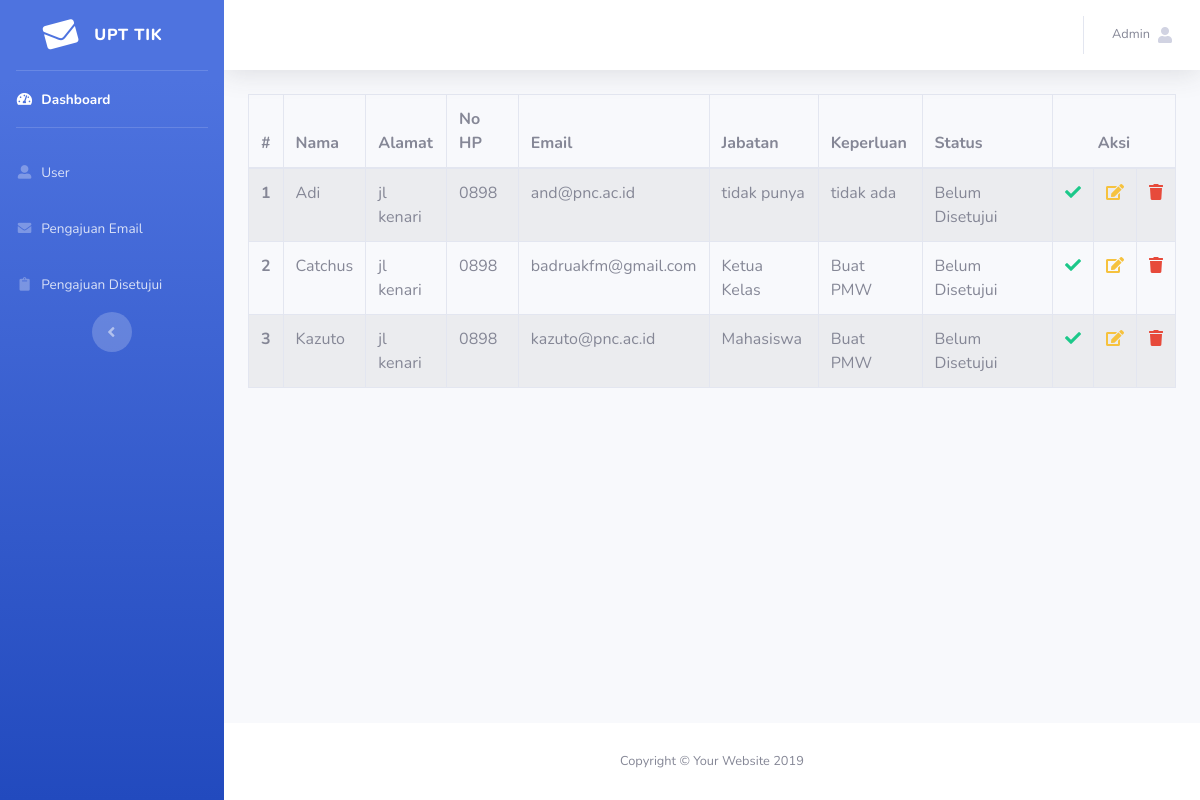
Page /admin/pengajuan/index.php on the committed database.
### tables this page shows
CREATE TABLE `pengajuan` (
  `id_pengajuan` int(11) NOT NULL AUTO_INCREMENT,
  `id_user` int(11) DEFAULT NULL,
  `nama` varchar(50) DEFAULT NULL,
  `alamat` text DEFAULT NULL,
  `no_hp` varchar(25) DEFAULT NULL,
  `email` varchar(25) DEFAULT NULL,
  `jabatan` varchar(25) DEFAULT NULL,
  `keperluan` text DEFAULT NULL,
  `status` varchar(20) DEFAULT NULL,
  PRIMARY KEY (`id_pengajuan`)
);

### DB.php (called while the page is built, shortened)
<?php
$conn = mysqli_connect('localhost','root','','sitikhasna');
function ambilDataPengajuan(){
	global $conn;
	$query = "SELECT * FROM pengajuan WHERE status = 'Belum Disetujui'";
	$result = mysqli_query($conn, $query);
	$rows = [];
	while($row = mysqli_fetch_assoc($result)){
		$rows[] = $row;
	}
	return $rows;
}
 ?>

### admin/pengajuan/index.php (the view, shortened to what this page needs)
<?php
require_once '../../DB.php';
require_once 'header.php';
$data = ambilDataPengajuan();
 ?>
<div class="container-fluid">
	 <table class="table table-bordered table-hover table-striped" >
	  <thead>
	    <tr>
	      <th scope="col">#</th>
	      <th scope="col">Nama</th>
	      <th scope="col">Alamat</th>
	      <th scope="col">No HP</th>
	      <th scope="col">Email</th>
	      <th scope="col">Jabatan</th>
	      <th scope="col">Keperluan</th>
	      <th scope="col">Status</th>
	      <th scope="col" colspan="3" class="text-center" >Aksi</th>
	    </tr>
	  </thead>
	  <tbody>
	  	<?php
	  	$i = 1;
	  	foreach ($data as $dt) { ?>
	    <tr>
	      <th scope="row"><?php echo $i ?></th>
	      <td><?php echo $dt['nama'] ?></td>
	      <td><?php echo $dt['alamat'] ?></td>
	      <td><?php echo $dt['no_hp'] ?></td>
	      <td><?php echo $dt['email'] ?></td>
	      <td><?php echo $dt['jabatan'] ?></td>
	      <td><?php echo $dt['keperluan'] ?></td>
	      <td><?php echo $dt['status'] ?></td>
	      <td class="text-center" ><a href="setujui.php?id=<?php echo $dt['id_pengajuan'] ?>" title="setujui"  ><i class="fas fa-check text-success" ></i></a></td>
	      <td class="text-center" ><a href="edit.php?id=<?php echo $dt['id_pengajuan'] ?>"  ><i class="fas fa-edit text-warning" ></i></a></td>
	      <td class="text-center" ><a onclick="return confirm('Data Akan dihapus?');" href="hapus.php?id=<?php echo $dt['id_pengajuan'] ?>"  ><i class="fas fa-trash text-danger" ></i></a></td>
	    </tr>
	    <?php
	    $i++;
	}
	     ?>
	  </tbody>
	</table>
</div>
<?php
require_once 'footer.php';
 ?>

### rows in the picture
pengajuan: nama "Adi", alamat "jl kenari", no_hp "0898", email "and@pnc.ac.id", jabatan "tidak punya", keperluan "tidak ada", status "Belum Disetujui"
pengajuan: nama "Catchus", alamat "jl kenari", no_hp "0898", email "badruakfm@gmail.com", jabatan "Ketua Kelas", keperluan "Buat PMW", status "Belum Disetujui"
pengajuan: nama "Kazuto", alamat "jl kenari", no_hp "0898", email "kazuto@pnc.ac.id", jabatan "Mahasiswa", keperluan "Buat PMW", status "Belum Disetujui"
